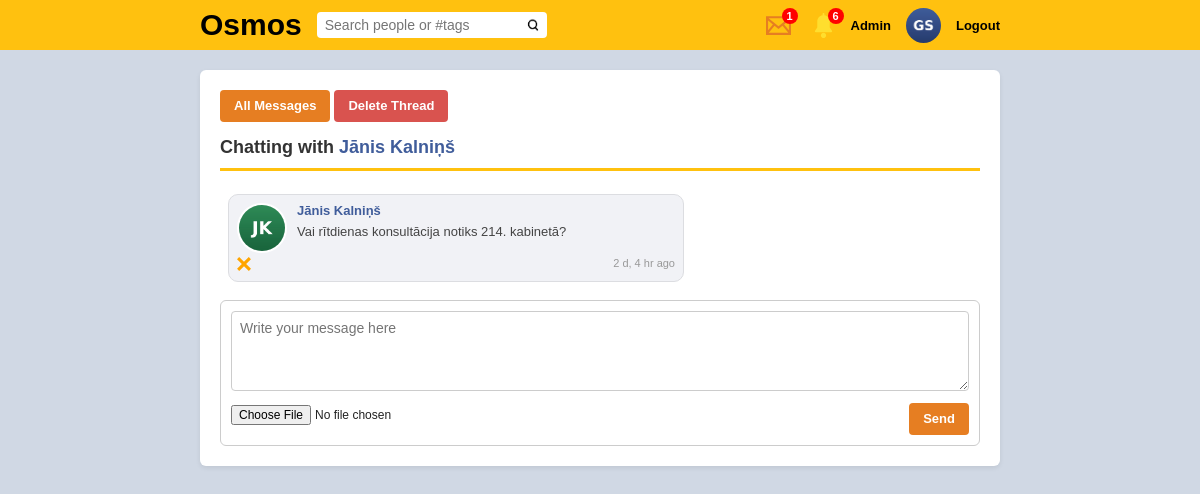
The app's page /messages/read/4903407816971 (signed in) with its own data.
### tables this page shows
CREATE TABLE `users` (
  `id` int(11) NOT NULL AUTO_INCREMENT,
  `userid` bigint(19) NOT NULL,
  `owner` bigint(19) NOT NULL DEFAULT 0,
  `first_name` varchar(50) NOT NULL,
  `last_name` varchar(50) NOT NULL,
  `gender` varchar(6) DEFAULT NULL,
  `type` varchar(10) NOT NULL DEFAULT 'profile',
  `group_type` varchar(8) NOT NULL DEFAULT 'public',
  `privacy` varchar(10) NOT NULL DEFAULT 'public',
  `is_admin` tinyint(1) NOT NULL DEFAULT 0,
  `blocked` tinyint(1) NOT NULL DEFAULT 0,
  `password` varchar(100) NOT NULL,
  `date` timestamp NOT NULL DEFAULT current_timestamp(),
  `profile_image` varchar(1000) DEFAULT '',
  `cover_image` varchar(1000) NOT NULL DEFAULT '',
  `about` varchar(1024) DEFAULT NULL,
  `tag_name` varchar(100) NOT NULL,
  `online` int(11) NOT NULL DEFAULT 0,
  PRIMARY KEY (`id`),
  UNIQUE KEY `userid` (`userid`),
  UNIQUE KEY `tag_name_unique` (`tag_name`),
  KEY `first_name` (`first_name`),
  KEY `last_name` (`last_name`),
  KEY `gender` (`gender`),
  KEY `date` (`date`),
  KEY `tag_name` (`tag_name`),
  KEY `type` (`type`),
  KEY `owner` (`owner`)
);

CREATE TABLE `messages` (
  `id` bigint(20) NOT NULL AUTO_INCREMENT,
  `msgid` varchar(60) NOT NULL,
  `sender` bigint(20) NOT NULL,
  `receiver` bigint(20) NOT NULL,
  `message` text DEFAULT NULL,
  `file` varchar(500) DEFAULT NULL,
  `seen` tinyint(1) NOT NULL DEFAULT 0,
  `deleted_sender` tinyint(1) NOT NULL DEFAULT 0,
  `deleted_receiver` tinyint(1) NOT NULL DEFAULT 0,
  `date` datetime NOT NULL DEFAULT current_timestamp(),
  PRIMARY KEY (`id`),
  KEY `msgid` (`msgid`),
  KEY `sender` (`sender`),
  KEY `receiver` (`receiver`),
  KEY `seen` (`seen`),
  KEY `deleted_sender` (`deleted_sender`),
  KEY `deleted_receiver` (`deleted_receiver`)
);

### message_left.php (the view, shortened to what the rows shown need)
<div class="message-left">
    <div style="width: 100%;">
        <img class="message-avatar" src="<?php echo ROOT . avatar_url($ROW_USER); ?>">
        <div>
            <?php if (is_array($ROW_USER)): ?>
                <a class="message-name" href="<?php echo ROOT; ?>profile/<?php echo $MESSAGE['sender']; ?>"><?php echo htmlspecialchars($ROW_USER['first_name'] . " " . $ROW_USER['last_name']); ?></a>
            <?php else: ?>
                <span class="message-name">Deleted user</span>
            <?php endif; ?>
        </div>
        <div class="message-text">
            <?php echo nl2br(htmlspecialchars($MESSAGE['message'] ?? "")); ?>
        </div>
        <div class="message-meta">
            <a href="<?php echo ROOT; ?>delete/msg/<?php echo $MESSAGE['id']; ?>" style="float: left;" title="Delete message">
                <svg fill="orange" width="14" height="14" viewBox="0 0 24 24"><path d="M24 20.188l-8.315-8.209 8.2-8.282-3.697-3.697-8.212 8.318-8.31-8.203-3.666 3.666 8.321 8.24-8.206 8.313 3.666 3.666 8.237-8.318 8.285 8.203z"/></svg>
            </a>
            <span style="float: right;"><?php echo Time::get_time($MESSAGE['date']); ?></span>
        </div>
    </div>
</div>

### messages.php (shortened to what the rows shown need)
<?php
include_once("classes/autoload.php");
$login = new Login();
$user_data = $login->check_login($_SESSION['osmos_userid'] ?? 0);
$me = $user_data['userid'];
$ERROR = "";
$user_class = new User();
$msg_class = new Messages();
$mode = $URL[1] ?? "";
$other_id = (isset($URL[2]) && is_numeric($URL[2])) ? $URL[2] : 0;
$friend_row = false;
if (($mode == "new" || $mode == "read") && $other_id) {
    $friend_row = $user_class->get_user($other_id);
}
$message_form = '
    <div class="message-composer">
        <form method="post" enctype="multipart/form-data">
            ' . csrf_field() . '
            <textarea name="message" placeholder="Write your message here">' . (($ERROR != "" && isset($_POST['message']) && is_string($_POST['message'])) ? htmlspecialchars($_POST['message']) : "") . '</textarea>
            <input type="file" name="file" accept="image/jpeg,image/png" style="margin-top: 10px; font-size: 12px;">
            <input type="submit" value="Send" class="btn btn-orange" style="float: right; margin-top: 8px;">
        </form>
    </div>';
?>
<!DOCTYPE html>
<html>
    <head>
    </head>
    <body>
        <?php include("header.php") ?>
        <div class="page">
            <div class="card">
                <?php
                if ($mode == "new" || $mode == "read") {
                    if (!is_array($friend_row)) {
                        echo "<div class='empty-state'>That user was not found.<br><br><a class='btn btn-orange' href='" . ROOT . "messages'>All Messages</a></div>";
                    } elseif ($mode == "new") {
                        echo "<h3 class='card-title'>New message to " . htmlspecialchars($friend_row['first_name'] . " " . $friend_row['last_name']) . "</h3>";
                        echo $message_form;
                    } else {
                        $data = $msg_class->read($friend_row['userid']);
                        $thread_msgid = "";
                        if (is_array($data)) {
                            $thread_msgid = $data[count($data) - 1]['msgid'];
                        }
                        echo '<div style="text-align: left; margin-bottom: 15px;">';
                        echo '<a class="btn btn-orange" href="' . ROOT . 'messages" style="margin-right: 4px;">All Messages</a>';
                        if ($thread_msgid != "") {
                            echo '<a class="btn btn-danger" href="' . ROOT . 'delete/thread/' . urlencode($thread_msgid) . '">Delete Thread</a>';
                        }
                        echo '</div>';
                        echo "<h3 class='card-title'>Chatting with <a href='" . ROOT . "profile/" . $friend_row['userid'] . "' style='text-decoration: none;'>" . htmlspecialchars($friend_row['first_name'] . " " . $friend_row['last_name']) . "</a></h3>";
                        if (is_array($data)) {
                            foreach ($data as $MESSAGE) {
                                $ROW_USER = $user_class->get_user($MESSAGE['sender']);
                                if ($MESSAGE['sender'] == $me) {
                                    include("message_right.php");
                                } else {
                                    include("message_left.php");
                                }
                            }
                        } else {
                            echo "<div class='empty-state'>No messages yet. Say hi!</div>";
                        }
                        echo $message_form;
                    }
                }
                ?>
            </div>
        </div>
    </body>
</html>

### header.php (shortened to what the rows shown need)
<?php
$header_user = false;
if (isset($_SESSION['osmos_userid'])) {
    $header_user_class = new User();
    $header_user = $header_user_class->get_user($_SESSION['osmos_userid']);
}
$corner_image = avatar_url($header_user);
$notif_count = check_notifications();
$msg_notif_count = check_messages();
?>
<div id="orange_bar">
    <div style="width: 800px; margin: auto; display: flex; justify-content: space-between; align-items: center; height: 100%;">
        <div style="display: flex; align-items: center; gap: 15px;">
            <?php if (is_array($header_user)): ?>
                <a href="<?php echo ROOT; ?>messages" style="text-decoration: none;" title="Messages">
                    <span style="display: inline-block; position: relative;">
                        <?php if ($msg_notif_count > 0): ?>
                            <div class="header-badge" style="right: -2px;">
                                <?php echo ($msg_notif_count > 99) ? '99+' : $msg_notif_count; ?>
                            </div>
                        <?php endif; ?>
                    </span>
                </a>
                <a href="<?php echo ROOT; ?>notifications" style="text-decoration: none;" title="Notifications">
                    <span style="display: inline-block; position: relative;">
                        <img src="<?php echo ROOT; ?>notif.svg" style="width: 25px; vertical-align: middle;">
                        <?php if ($notif_count > 0): ?>
                            <div class="header-badge" style="right: -8px;">
                                <?php echo ($notif_count > 99) ? '99+' : $notif_count; ?>
                            </div>
                        <?php endif; ?>
                    </span>
                </a>
                <?php if (!empty($header_user['is_admin'])): ?>
                    <a href="<?php echo ROOT; ?>admin" style="font-size: 13px; color: black; text-decoration: none; font-weight: bold;">Admin</a>
                <?php endif; ?>
                <a href="<?php echo ROOT; ?>profile/<?php echo $header_user['userid']; ?>" title="My profile">
                    <img src="<?php echo ROOT . $corner_image; ?>" style="width: 35px; height: 35px; border-radius: 50%; object-fit: cover; vertical-align: middle;">
                </a>
                <a href="<?php echo ROOT; ?>logout" style="font-size: 13px; color: black; text-decoration: none; font-weight: bold;">Logout</a>
            <?php else: ?>
                <a href="<?php echo ROOT; ?>login" style="color: black; text-decoration: none; font-size: 13px; background: white; padding: 5px 12px; border-radius: 4px; font-weight: bold;">Login</a>
            <?php endif; ?>
        </div>
    </div>
</div>

### records on screen
users: profile_image (picture)
users: first_name+last_name "Jānis Kalniņš"
messages: users.profile_image (picture), users.first_name+last_name "Jānis Kalniņš", message "Vai rītdienas konsultācija notiks 214. kabinetā?", date "2 d, 4 hr ago"

### other values on screen
$msg_notif_count "1"
$notif_count "6"
